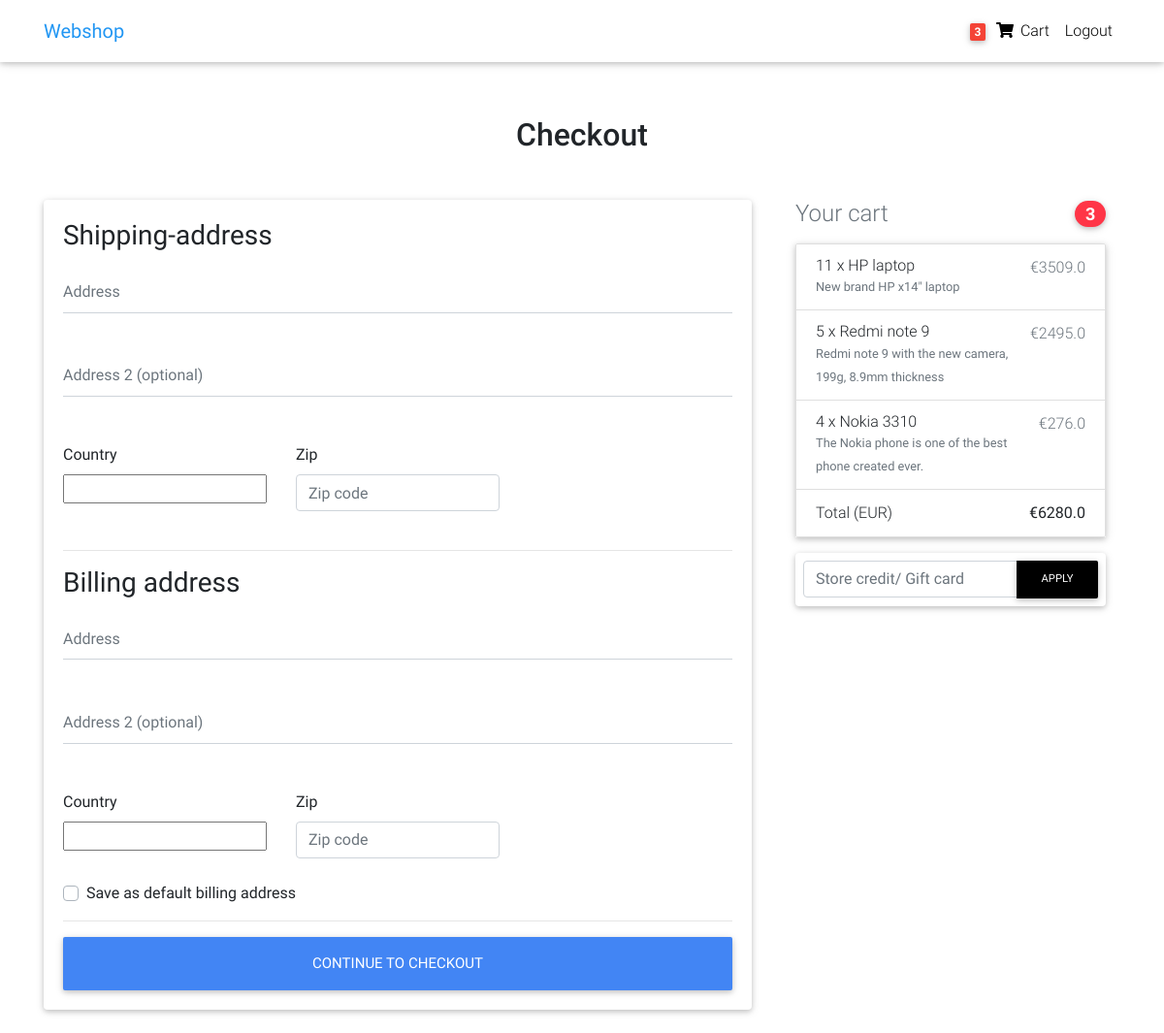
/checkout/ (signed in), run on an earlier commit of the app's database.
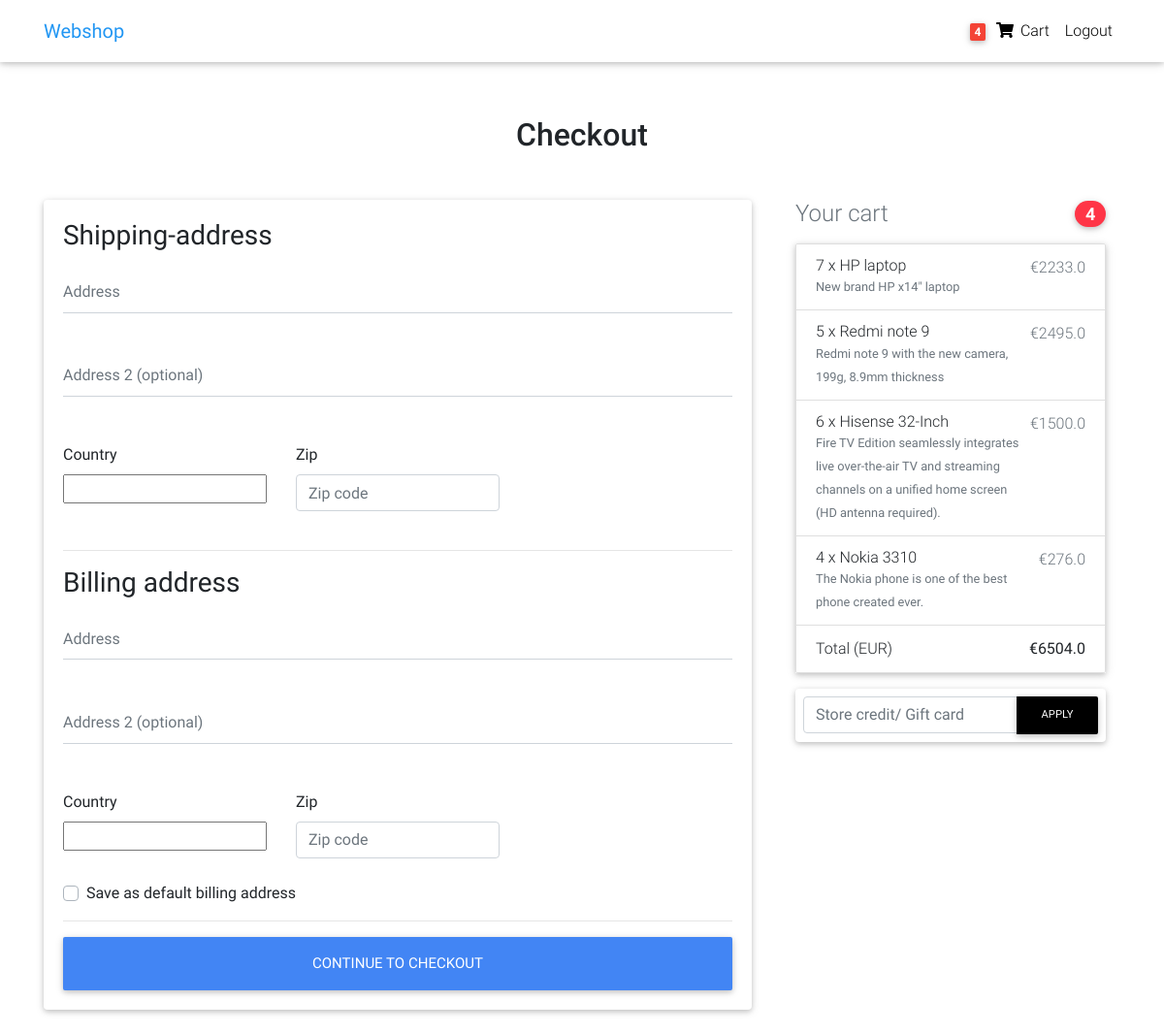
And on a later commit of the database.
### main/models.py (models this page shows, shortened)
class Order(models.Model):
    user = models.ForeignKey(settings.AUTH_USER_MODEL,
                             on_delete=models.CASCADE)
    items = models.ManyToManyField(OrderItem)
    ordered = models.BooleanField(default=False)
    def get_total(self):
        total = 0
        for order_item in self.items.all():
            total += order_item.get_final_price()
        return total

class OrderItem(models.Model):
    user = models.ForeignKey(settings.AUTH_USER_MODEL,
                             on_delete=models.CASCADE)
    ordered = models.BooleanField(default=False)
    item = models.ForeignKey(Item, on_delete=models.CASCADE)
    quantity = models.IntegerField(default=1)
    def get_total_item_price(self):
        return self.quantity * self.item.price
    def get_total_discount_item_price(self):
        return self.quantity * self.item.discount_price
    def get_final_price(self):
        if self.item.discount_price:
            return self.get_total_discount_item_price()
        return self.get_total_item_price()

class Item(models.Model):
    title = models.CharField(max_length=100)
    country_of = CountryField(multiple=False)
    price = models.FloatField()
    discount_price = models.FloatField(blank=True, null=True)
    category = models.CharField(choices=CATEGORY_CHOICES, max_length=2)
    slug = models.SlugField()
    description = models.TextField()
    additional_info = models.TextField()
    image = models.ImageField()

### main/views.py (the view)
# urls.py: path('checkout/', CheckoutView.as_view(), name='checkout'),
class CheckoutView(View):
    def get(self, *args, **kwargs):
        try:
            order = Order.objects.get(user=self.request.user, ordered=False)
            form = CheckoutForm()
            context = {
                'form': form,
                'order': order
            }
            return render(self.request, "checkout.html", context)
        except ObjectDoesNotExist:
            messages.info(self.request, "You do not have an active order")
            return redirect("main:checkout")

### main/forms.py
class CheckoutForm(forms.Form):
    shipping_address = forms.CharField(required=True)
    shipping_address2 = forms.CharField(required=True)
    shipping_country = CountryField().formfield(
        required=True,
        widget=CountrySelectWidget(attrs={
            'class': 'custom-select d-block w-100',
        }))
    shipping_zip = forms.CharField(required=True)
    billing_address = forms.CharField(required=True)
    billing_address2 = forms.CharField(required=True)
    billing_country = CountryField().formfield(
        required=True,
        widget=CountrySelectWidget(attrs={
            'class': 'custom-select d-block w-100',
        }))
    billing_zip = forms.CharField(required=True)
    same_billing_address = forms.BooleanField(required=False)

### main/templatetags/cart_template_tags.py (called while the page is built)
@register.filter
def cart_item_count(user):
    if user.is_authenticated:
        qs = Order.objects.filter(user=user, ordered=False)
        if qs.exists():
            return qs[0].items.count()
    return 0

### templates/checkout.html (shortened to what this page needs)
{% extends "base.html" %} {% load crispy_forms_tags %} {% block content %}
<main>
  <div class="container wow fadeIn">
    <h2 class="my-5 h2 text-center">Checkout</h2>
    <div class="row">
      <div class="col-md-8 mb-4">
        <div class="card">
          <form method="" class="card-body">
            <h3>Shipping-address</h3>
            <div class="">
              <div class="md-form mb-5">
                <input
                  type="text"
                  placeholder="Address"
                  id="shipping_address"
                  name="shipping_address"
                  class="form-control"
                />
              </div>
              <div class="md-form mb-5">
                <input
                  type="text"
                  placeholder="Address 2 (optional)"
                  id="shipping_address2"
                  name="shipping_address2"
                  class="form-control"
                />
              </div>
              <div class="row">
                <div class="col-lg-4 col-md-12 mb-4">
                  <label for="country">Country</label>
                  {{ form.shipping_country }}
                </div>
                <div class="col-lg-4 col-md-6 mb-4">
                  <label for="shipping_zip">Zip</label>
                  <input
                    type="text"
                    placeholder="Zip code"
                    id="shipping_zip"
                    name="shipping_zip"
                    class="form-control"
                  />
                </div>
              </div>
            </div>
            <hr />
            <h3>Billing address</h3>
            <div class="">
              <div class="md-form mb-5">
                <input
                  type="text"
                  placeholder="Address"
                  id="billing_address"
                  name="billing_address"
                  class="form-control"
                />
              </div>
              <div class="md-form mb-5">
                <input
                  type="text"
                  placeholder="Address 2 (optional)"
                  id="billing_address2"
                  name="billing_address2"
                  class="form-control"
                />
              </div>
              <div class="row">
                <div class="col-lg-4 col-md-12 mb-4">
                  <label for="country">Country</label>
                  {{ form.billing_country }}
                </div>
                <div class="col-lg-4 col-md-6 mb-4">
                  <label for="billing_zip">Zip</label>
                  <input
                    type="text"
                    placeholder="Zip code"
                    id="billing_zip"
                    name="billing_zip"
                    class="form-control"
                  />
                </div>
              </div>
              <div class="custom-control custom-checkbox">
                <label class="custom-control-label" for="set_default_billing"
                  >Save as default billing address</label
                >
              </div>
            </div>
            <hr />
            <button class="btn btn-primary btn-lg btn-block" type="submit">
              Continue to checkout
            </button>
          </form>
        </div>
      </div>
      <div class="col-md-4 mb-4">{% include "order_snippet.html" %}</div>
    </div>
  </div>
</main>
{% endblock content %} {% block extra_scripts %} {% endblock extra_scripts %}

### templates/navbar.html (shortened to what this page needs)
{% load cart_template_tags %}
<nav
  class="navbar fixed-top navbar-expand-lg navbar-light white scrolling-navbar bg-muted"
>
  <div class="container">
    <a class="navbar-brand waves-effect" href="/">
      <strong class="blue-text">Webshop</strong>
    </a>
    <div class="collapse navbar-collapse" id="navbarSupportedContent">
      <ul class="navbar-nav nav-flex-icons">
        {% if request.user.is_authenticated %}
        <li class="nav-item">
          <a
            href="{% url 'main:order-summary' %}"
            class="nav-link waves-effect"
          >
            <span class="badge red z-depth-1 mr-1">
              {{ request.user|cart_item_count }}
            </span>
            <i class="fas fa-shopping-cart"></i>
            <span class="clearfix d-none d-sm-inline-block"> Cart </span>
          </a>
        </li>
        <li class="nav-item">
          <a class="nav-link waves-effect" href="{% url 'account_logout' %}">
            <span class="clearfix d-none d-sm-inline-block"> Logout </span>
          </a>
        </li>
        {% endif %}
      </ul>
    </div>
  </div>
</nav>

### templates/order_snippet.html
<div class="col-md-12 mb-4">
  <h4 class="d-flex justify-content-between align-items-center mb-3">
    <span class="text-muted">Your cart</span>
    <span class="badge badge-danger badge-pill">{{ order.items.count }}</span>
  </h4>
  <ul class="list-group mb-3 z-depth-1">
    {% for order_item in order.items.all %}
    <li class="list-group-item d-flex justify-content-between lh-condensed">
      <div>
        <h6 class="my-0">
          {{ order_item.quantity }} x {{ order_item.item.title}}
        </h6>
        <small class="text-muted">{{ order_item.item.description}}</small>
      </div>
      <span class="text-muted">€{{ order_item.get_final_price }}</span>
    </li>
    {% endfor %}
    <li class="list-group-item d-flex justify-content-between">
      <span>Total (EUR)</span>
      <strong>€{{ order.get_total }}</strong>
    </li>
  </ul>
  <form class="card p-2" method="">
    <div class="input-group">
      <input
        type="text"
        name="code"
        class="form-control"
        placeholder="Store credit/ Gift card"
      />
      <div class="input-group-append">
        <button class="btn btn-black btn-md waves-effect m-0" type="">
          APPLY
        </button>
      </div>
    </div>
  </form>
</div>

What changed in the data, as far as the page shows it:
changed through a linked row, Order: items.count "3" → "4"; get_total "6280.0" → "6504.0"
changed OrderItem "HP laptop": quantity "11" → "7"; get_final_price "3509.0" → "2233.0"
now on this page (row unchanged): OrderItem: quantity "6", item "Hisense 32-Inch", item.description "Fire TV Edition seamlessly integrates live over-the-air TV and streaming channels on a unified home screen (HD antenna required).", get_final_price "1500.0"
Also different on the page:
{{ request.user|cart_item_count }}: "3" → "4"
